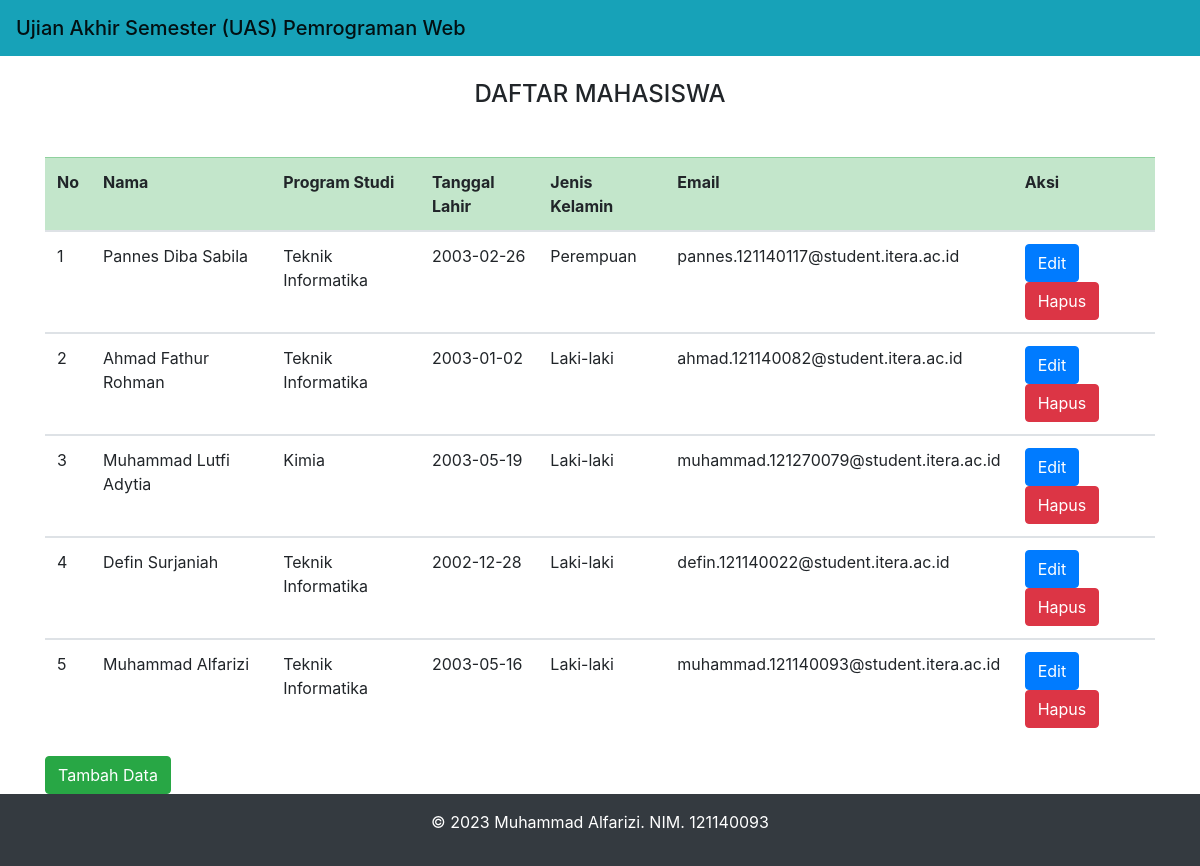
The page / on the database its author committed.
### tables this page shows
CREATE TABLE `peserta` (
  `id_peserta` int(11) NOT NULL,
  `nama` varchar(50) NOT NULL,
  `prodi` varchar(50) NOT NULL,
  `tgl_lahir` date NOT NULL,
  `jenkel` varchar(50) NOT NULL,
  `email` varchar(50) NOT NULL
);

### index.php (the view, shortened to what this page needs)
<!DOCTYPE html>
<html>
<head>
<link rel="stylesheet" href="https://cdn.jsdelivr.net/npm/bootstrap@4.6.1/dist/css/bootstrap.min.css">
</head>
<body>
    <nav class="navbar navbar-light bg-info">
            <marquee><span class="navbar-brand mb-0 h1">Ujian Akhir Semester (UAS) Pemrograman Web</span></marquee>
    </nav>
<div class="container">
    <br>
    <h4><center>DAFTAR MAHASISWA</center></h4>
     <tr class="table-danger">
            <br>
        <thead>
        <tr>
       <table class="my-3 table table-hover">
            <tr class="table-success">
            <th>No</th>
            <th>Nama</th>
            <th>Program Studi</th>
            <th>Tanggal Lahir</th>
            <th>Jenis Kelamin</th>
            <th>Email</th>
            <th colspan='2'>Aksi</th>
        </tr>
        </thead>
        <?php
        include "koneksi.php";
        $sql="select * from peserta order by id_peserta desc";
        $hasil=mysqli_query($kon,$sql);
        $no=0;
        while ($data = mysqli_fetch_array($hasil)) {
            $no++;
            ?>
            <tbody>
            <tr>
                <td><?php echo $no;?></td>
                <td><?php echo $data["nama"]; ?></td>
                <td><?php echo $data["prodi"];   ?></td>
                <td><?php echo $data["tgl_lahir"];   ?></td>
                <td><?php echo $data["jenkel"];   ?></td>
                <td><?php echo $data["email"];   ?></td>
                <td>
                    <a href="update.php?id_peserta=<?php echo htmlspecialchars($data['id_peserta']); ?>" class="btn btn-primary" role="button">Edit</a>
                    <a href="<?php echo htmlspecialchars($_SERVER["PHP_SELF"]);?>?id_peserta=<?php echo $data['id_peserta']; ?>" class="btn btn-danger" role="button">Hapus</a>
                </td>
            </tr>
            </tbody>
            <?php
        }
        ?>
    <a href="create.php" class="btn btn-success" role="button">Tambah Data</a>
</div>
<footer class="footer mt-auto py-3 bg-dark">
        <div class="container">
            <p class="text-white text-center">&copy; <?php echo date("Y"); ?> Muhammad Alfarizi. NIM. 121140093</p>
        </div>
    </footer>
</body>
</html>

### rows shown on the page
peserta: nama "Pannes Diba Sabila", prodi "Teknik Informatika", tgl_lahir "2003-02-26", jenkel "Perempuan", email "pannes.121140117@student.itera.ac.id"
peserta: nama "Ahmad Fathur Rohman", prodi "Teknik Informatika", tgl_lahir "2003-01-02", jenkel "Laki-laki", email "ahmad.121140082@student.itera.ac.id"
peserta: nama "Muhammad Lutfi Adytia", prodi "Kimia", tgl_lahir "2003-05-19", jenkel "Laki-laki", email "muhammad.121270079@student.itera.ac.id"
peserta: nama "Defin Surjaniah", prodi "Teknik Informatika", tgl_lahir "2002-12-28", jenkel "Laki-laki", email "defin.121140022@student.itera.ac.id"
peserta: nama "Muhammad Alfarizi", prodi "Teknik Informatika", tgl_lahir "2003-05-16", jenkel "Laki-laki", email "muhammad.121140093@student.itera.ac.id"
